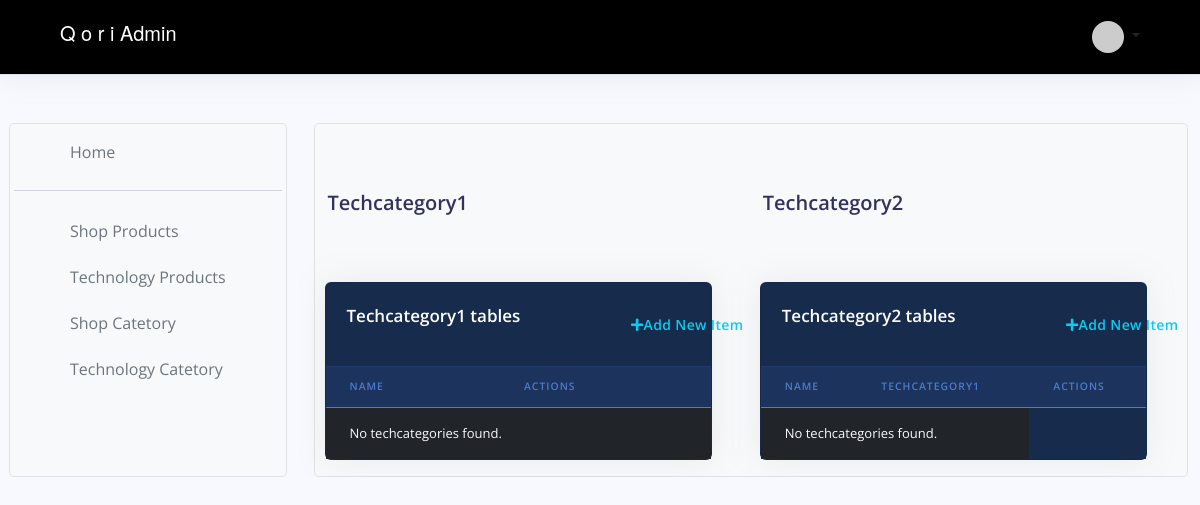
Page /admin/techcategory.php on the earlier database version.
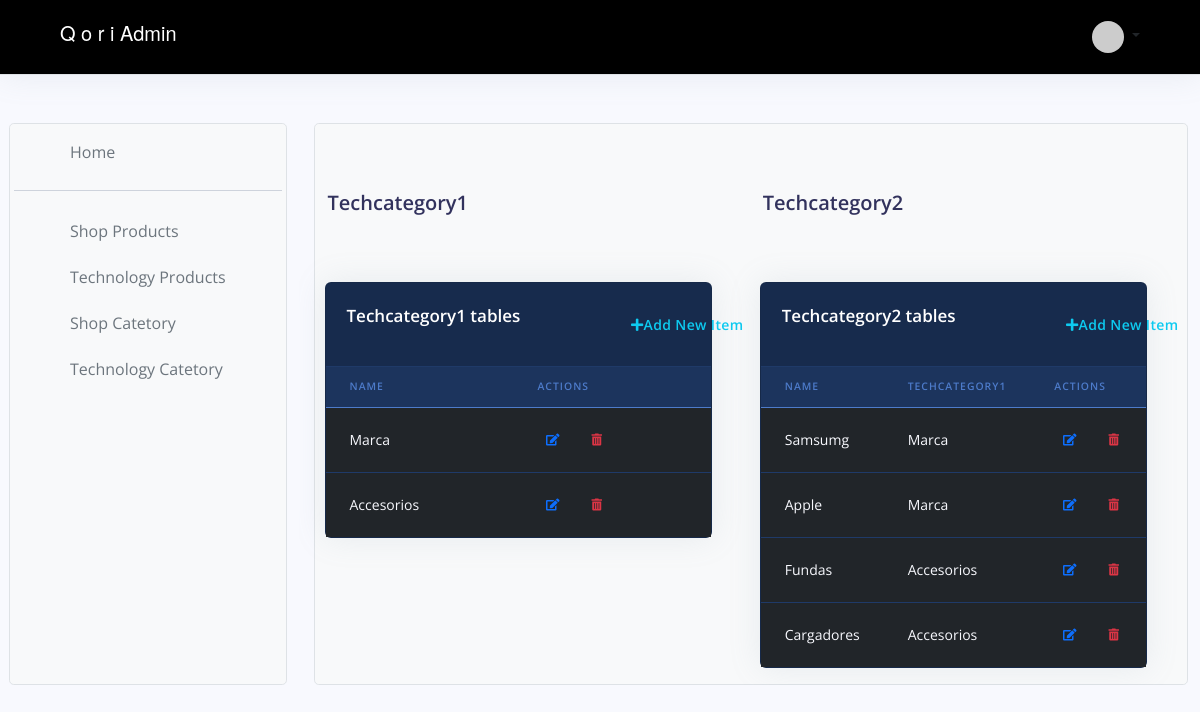
Same page on the later database version.
### tables this page shows
CREATE TABLE `techcategories` (
  `id` int(11) NOT NULL,
  `techcategory` varchar(255) NOT NULL,
  `parentId` int(11) NOT NULL DEFAULT 0
);

### admin/techcategory.php (the view, shortened to what the changed rows need)
<!DOCTYPE html>
<html lang="en">
<?php include '../components/admincss.php'; ?>
<?php
include "../config/db.php";
?>
<body>
    <div class="container-fluid pb-3 flex-grow-1 d-flex flex-column flex-sm-row overflow-auto pt-4">
        <div class="row flex-grow-sm-1 flex-grow-1">
            <main class="col overflow-auto h-100">
                <div class="bg-light border rounded-3 p-3">
                    <div class="main-content row">
                        <div class="mt-5 col-md-6">
                            <h2 class="mb-3">Techcategory1</h2>
                            <div class="row">
                                <div class="row mt-5">
                                    <div class="col">
                                        <div class="card bg-default shadow">
                                            <div class="table-responsive">
                                                <table class="table align-items-center table-dark table-flush">
                                                    <thead class="thead-dark">
                                                        <tr>
                                                            <th scope="col">Name</th>
                                                            <th scope="col text-end">Actions</th>
                                                        </tr>
                                                    </thead>
                                                    <tbody>
                                                        <?php
                                                        $sql = "SELECT * FROM techcategories WHERE parentId = 0";
                                                        $result = mysqli_query($conn, $sql);
                                                        if (mysqli_num_rows($result) > 0) {
                                                            while ($row = mysqli_fetch_assoc($result)) {
                                                                $techcategory = $row['techcategory'];
                                                                $techcategory_id = $row['id'];
                                                                echo "
                                                                <tr>
                                                                    <td>
                                                                        <div class='media-body'>
                                                                            <span class='mb-0 text-sm' edit-techcategory-id='{$techcategory_id}'>$techcategory</span>
                                                                        </div>
                                                                    </td>
                                                                    <td>
                                                                        <a class='btn btn-sm btn-icon-only text-primary edit-techcategory' href='#' role='button'
                                                                        data-bs-toggle='modal' data-bs-target='#editItem'
                                                                        data-bs-whatever='@mdo' data-techcategory-id='{$techcategory_id}' edit-techcategory='{$techcategory}'>
                                                                            <i class='fas fa-edit'></i>
                                                                        </a>
                                                                        <a class='btn btn-sm btn-icon-only text-danger delete-techcategory' href='#' role='button' data-techcategory-id='{$techcategory_id}'>
                                                                            <i class='fas fa-trash-alt'></i>
                                                                        </a>
                                                                    </td>
                                                                </tr>";
                                                            }
                                                        } else {
                                                            echo "<tr><td colspan='2'>No techcategories found.</td></tr>";
                                                        }
                                                        ?>
                                                    </tbody>
                                                </table>
                                            </div>
                                        </div>
                                    </div>
                                </div>
                            </div>
                        </div>
                        <div class="mt-5 col-md-6">
                            <h2 class="mb-3">Techcategory2</h2>
                            <div class="row">
                                <div class="row mt-5">
                                    <div class="col">
                                        <div class="card bg-default shadow">
                                            <div class="table-responsive">
                                                <table class="table align-items-center table-dark table-flush">
                                                    <thead class="thead-dark">
                                                        <tr>
                                                            <th scope="col">Name</th>
                                                            <th scope="col">Techcategory1</th>
                                                            <th scope="col text-md-end">Actions</th>
                                                        </tr>
                                                    </thead>
                                                    <tbody>
                                                        <?php
                                                        $sql = "SELECT * FROM techcategories WHERE parentId != 0";
                                                        $result = mysqli_query($conn, $sql);
                                                        if (mysqli_num_rows($result) > 0) {
                                                            while ($row = mysqli_fetch_assoc($result)) {
                                                                $techcategory = $row['techcategory'];
                                                                $techcategory_parentId = $row['parentId'];
                                                                $techcategory1_query = mysqli_query($conn, "SELECT * FROM techcategories WHERE id = $techcategory_parentId");
                                                                if ($techcategory1_query) {
                                                                    $techcategory1_row = mysqli_fetch_assoc($techcategory1_query);
                                                                    $techcategory1 = $techcategory1_row['techcategory'];
                                                                    $techcategory_id1 = $techcategory1_row['id'];
                                                                } else {
                                                                }
                                                                $techcategory_id = $row['id'];
                                                                echo "
                                                                <tr>
                                                                    <td>
                                                                        <div class='media-body'>
                                                                            <span class='mb-0 text-sm' edit-techcategory-id2='{$techcategory_id}'>$techcategory</span>
                                                                        </div>
                                                                    </td>
                                                                    <td>
                                                                        <div class='media-body'>
                                                                            <span class='mb-0 text-sm' edit-techcategory-id1='{$techcategory_id1}'>$techcategory1</span>
                                                                        </div>
                                                                    </td>
                                                                    <td>
                                                                        <a class='btn btn-sm btn-icon-only text-primary edit-techcategory' href='#' role='button'
                                                                        data-bs-toggle='modal' data-bs-target='#editItem'
                                                                        data-bs-whatever='@mdo' data-techcategory-id='{$techcategory_id}' edit-techcategory='{$techcategory}'>
                                                                            <i class='fas fa-edit'></i>
                                                                        </a>
                                                                        <a class='btn btn-sm btn-icon-only text-danger delete-techcategory' href='#' role='button' data-techcategory-id='{$techcategory_id}'>
                                                                            <i class='fas fa-trash-alt'></i>
                                                                        </a>
                                                                    </td>
                                                                </tr>";
                                                            }
                                                        } else {
                                                            echo "<tr><td colspan='2'>No techcategories found.</td></tr>";
                                                        }
                                                        ?>
                                                    </tbody>
                                                </table>
                                            </div>
                                        </div>
                                    </div>
                                </div>
                            </div>
                        </div>
                    </div>
                </div>
            </main>
        </div>
    </div>
</body>
</html>

Differences in the rows shown:
added techcategories: techcategory "Marca", shown under "Techcategory1 tables"
added techcategories: techcategory "Accesorios", shown under "Techcategory1 tables"
added techcategories: techcategory "Samsumg", techcategories.techcategory "Marca", shown under "Techcategory2 tables"
added techcategories: techcategory "Apple", techcategories.techcategory "Marca", shown under "Techcategory2 tables"
added techcategories: techcategory "Fundas", techcategories.techcategory "Accesorios", shown under "Techcategory2 tables"
added techcategories: techcategory "Cargadores", techcategories.techcategory "Accesorios", shown under "Techcategory2 tables"
Other differences:
text no longer shown: "No techcategories found. No techcategories found."
